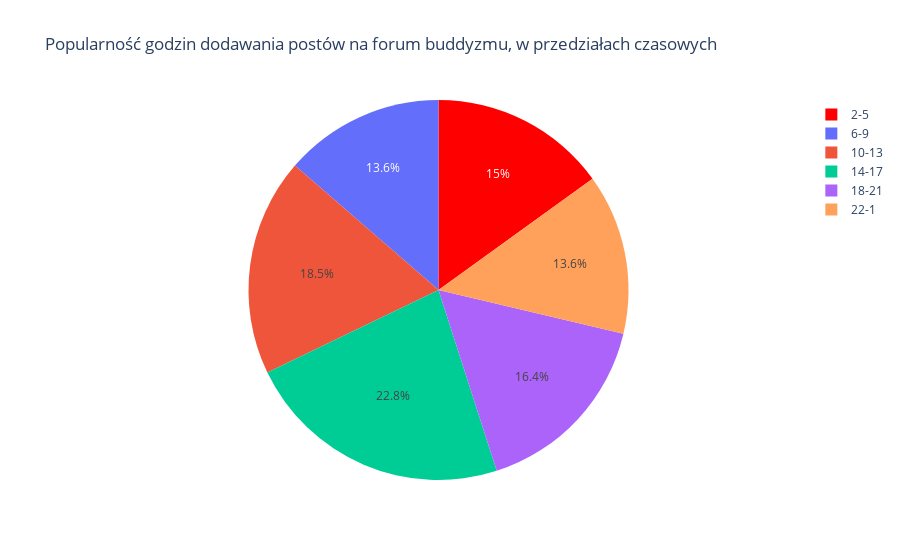
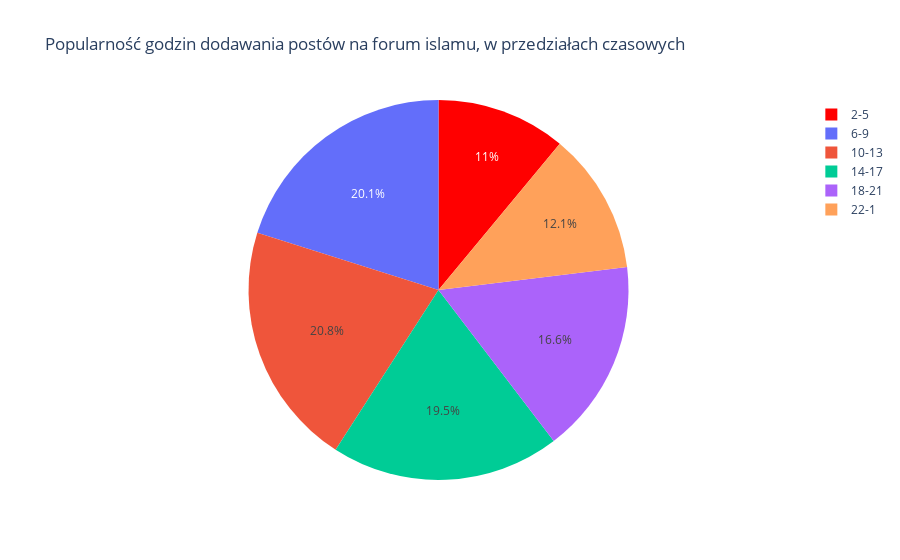
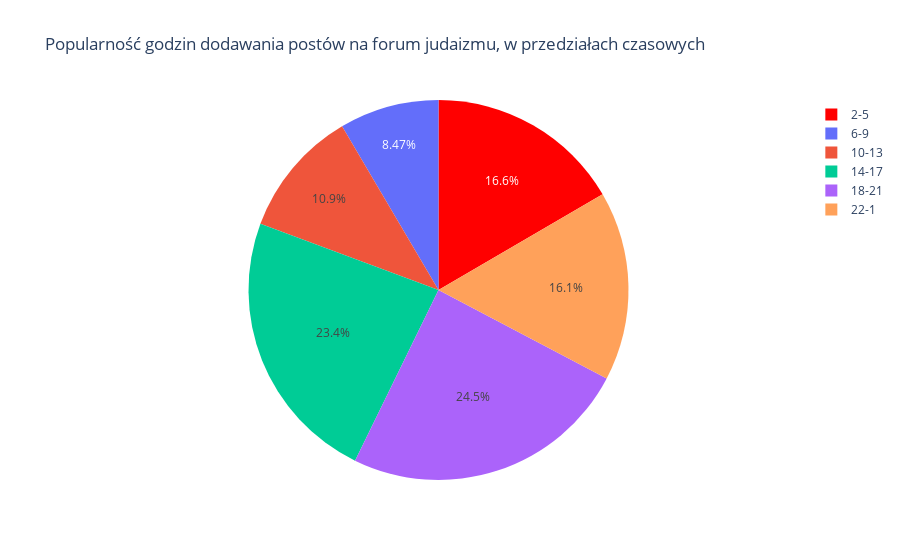

The notebook cell saved with these charts, in order:
### Markdown cell above
### Po dodaniu przedziałów czasowych

### Code cell
plot_pie_grouped(popular_hours(buddyzmInspect),"Popularność godzin dodawania postów na forum buddyzmu, w przedziałach czasowych")
plot_pie_grouped(popular_hours(islamInspect),"Popularność godzin dodawania postów na forum islamu, w przedziałach czasowych")
plot_pie_grouped(popular_hours(judaizmInspect),"Popularność godzin dodawania postów na forum judaizmu, w przedziałach czasowych")

### Figure 1 — Plotly figure (JSON) as saved in the notebook; plotly's stock layout.template omitted (floating-point values rounded to 4 significant figures)
{"data": [{"hoverinfo": "label+value+text", "hovertext": "liczba postów:", "labels": ["2-5", "6-9", "10-13", "14-17", "18-21", "22-1"], "marker": {"colors": ["red"]}, "sort": false, "type": "pie", "values": [3682, 3337, 4533, 5582, 4002, 3340]}], "layout": {"title": {"text": "Popularność godzin dodawania postów na forum buddyzmu, w przedziałach czasowych"}}}

### Figure 2 — Plotly figure (JSON) as saved in the notebook; plotly's stock layout.template omitted (floating-point values rounded to 4 significant figures)
{"data": [{"hoverinfo": "label+value+text", "hovertext": "liczba postów:", "labels": ["2-5", "6-9", "10-13", "14-17", "18-21", "22-1"], "marker": {"colors": ["red"]}, "sort": false, "type": "pie", "values": [2187, 3997, 4120, 3866, 3287, 2392]}], "layout": {"title": {"text": "Popularność godzin dodawania postów na forum islamu, w przedziałach czasowych"}}}

### Figure 3 — Plotly figure (JSON) as saved in the notebook; plotly's stock layout.template omitted (floating-point values rounded to 4 significant figures)
{"data": [{"hoverinfo": "label+value+text", "hovertext": "liczba postów:", "labels": ["2-5", "6-9", "10-13", "14-17", "18-21", "22-1"], "marker": {"colors": ["red"]}, "sort": false, "type": "pie", "values": [12818, 6547, 8392, 18096, 18955, 12445]}], "layout": {"title": {"text": "Popularność godzin dodawania postów na forum judaizmu, w przedziałach czasowych"}}}
